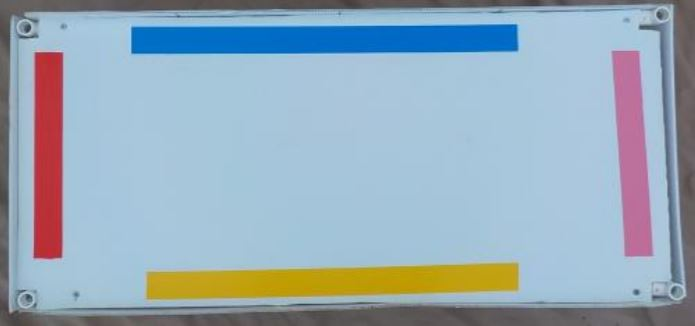
#> input picture photomosaic/resources/face1.JPG, 695 x 326 px, found by its file name
$ python rov_car_cropping.py
#> lines starting #> are read from the running program, lines starting #| are printed output that depends on the picture; after the words box and inside, x2 and y2 are one past the last pixel; in counts of white or black regions, pixels touching at a corner belong together
import cv2
import numpy as np

img=cv2.imread("resources/face1.JPG")
#> img is the input picture: shape (326, 695, 3); mean B, G, R 184.6, 170.4, 150.7
img=cv2.cvtColor(img,cv2.COLOR_BGR2GRAY)
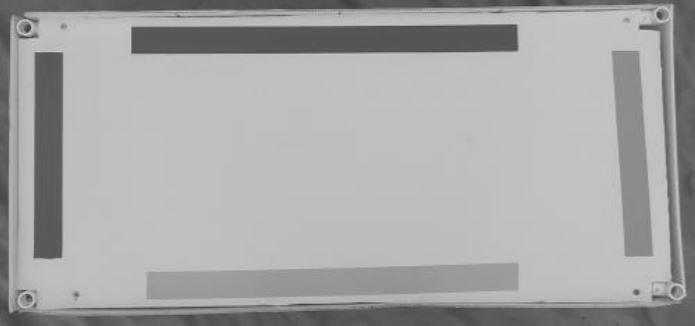
#> img: shape (326, 695); min 59, max 205, mean 166.1
img=cv2.GaussianBlur(img,(3,3),5)


#find corners of rectangle face
contours,hierarchy=cv2.findContours(img,cv2.RETR_EXTERNAL,cv2.CHAIN_APPROX_NONE)
#> contours = 1 contour; box (x1, y1, x2, y2) and area: (0, 0, 695, 326) 225550

#for contour in contours:
#    cv2.drawContours(img,contour,-1,(0,0,0),3)


largest_contour=max(contours, key = cv2.contourArea)
#> largest_contour = contour of 2038 points, box (x1, y1, x2, y2) (0, 0, 695, 326), area 225550
rect=cv2.minAreaRect(largest_contour)
#> rect = ((347, 162.5), (325, 694), -90)
box=cv2.boxPoints(rect)
#> box = [[694, 325], [-9.95e-15, 325], [0, 0], [694, 0]]


#crop and transform
width,height=400,200

pts1=np.float32(box)
#> pts1 = [[694, 325], [-9.95e-15, 325], [0, 0], [694, 0]]
#pts2=np.float32([[0,0],[width,0],[0,height],[width,height]])
pts2=np.float32([[width,height],[0,height],[0,0],[width,0]])

matrix=cv2.getPerspectiveTransform(pts1,pts2)
#> matrix = [[0.576, 1.76e-17, 0], [4.13e-18, 0.615, 0], [-2.05e-19, 4.81e-19, 1]]
imgOutput=cv2.warpPerspective(img,matrix,(width,height))
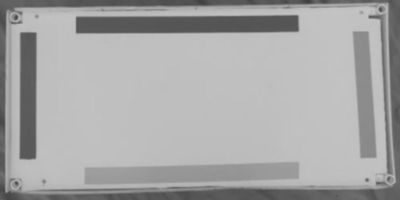
#> imgOutput: shape (200, 400); min 64, max 196, mean 166.4

#cv2.drawContours(img,box,-1,(0,0,0),3)
cv2.imshow('boxed',img)

cv2.imshow("output",imgOutput)

cv2.waitKey(0)

$ run again, with photomosaic/resources/face2.JPG copied over photomosaic/resources/face1.JPG
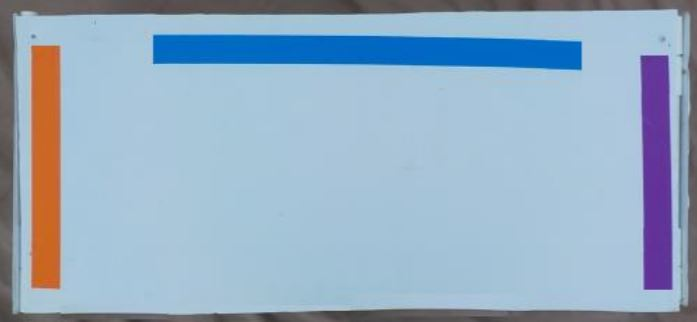
#> input picture photomosaic/resources/face2.JPG, 697 x 322 px, found by its file name
#> img is the input picture: shape (322, 697, 3); mean B, G, R 194.3, 172.7, 149.2
#> `img=cv2.cvtColor(img,cv2.COLOR_BGR2GRAY)`:
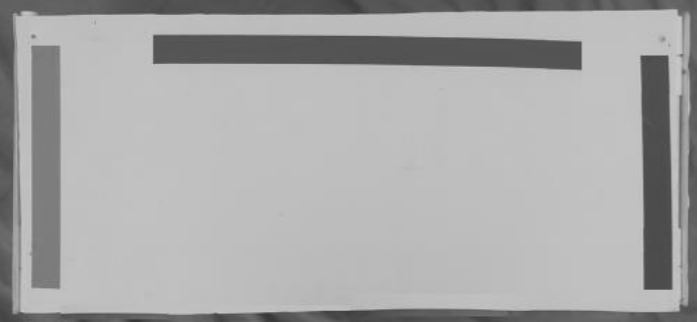
#> img: shape (322, 697); min 53, max 203, mean 168.1
#> contours = 1 contour; box (x1, y1, x2, y2) and area: (0, 0, 697, 322) 223416
#> largest_contour = contour of 2034 points, box (x1, y1, x2, y2) (0, 0, 697, 322), area 223416
#> rect = ((348, 160.5), (321, 696), -90)
#> box = [[696, 321], [6.1e-05, 321], [6.1e-05, 0], [696, 0]]
#> pts1 has the same summary as box
#> matrix = [[0.575, 8.98e-24, -3.51e-05], [-4.08e-17, 0.623, 3.39e-21], [-2.43e-26, 4.43e-19, 1]]
#> `imgOutput=cv2.warpPerspective(img,matrix,(width,height))`:
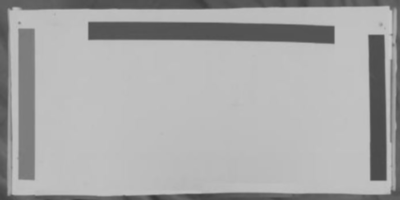
#> imgOutput: shape (200, 400); min 55, max 200, mean 168.5

$ run again, with photomosaic/resources/face4.jpg copied over photomosaic/resources/face1.JPG
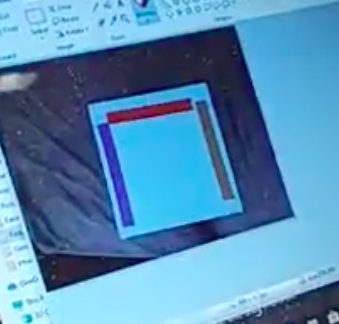
#> input picture photomosaic/resources/face4.jpg, 339 x 324 px, found by its file name
#> img is the input picture: shape (324, 339, 3); mean B, G, R 181.2, 141.4, 86.2
#> `img=cv2.cvtColor(img,cv2.COLOR_BGR2GRAY)`:
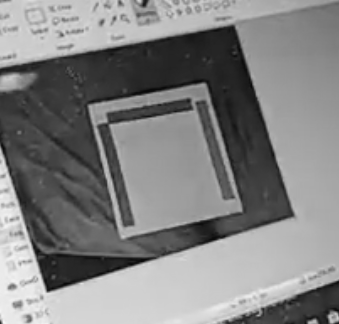
#> img: shape (324, 339); min 8, max 247, mean 129.4
#> contours = 1 contour; box (x1, y1, x2, y2) and area: (0, 0, 339, 324) 109174
#> largest_contour = contour of 1322 points, box (x1, y1, x2, y2) (0, 0, 339, 324), area 109174
#> rect = ((169, 161.5), (323, 338), -90)
#> box = [[338, 323], [-9.89e-15, 323], [0, 0], [338, 0]]
#> matrix = [[1.18, 3.62e-17, 0], [1.73e-17, 0.619, 0], [0, 9.06e-20, 1]]
#> `imgOutput=cv2.warpPerspective(img,matrix,(width,height))`:
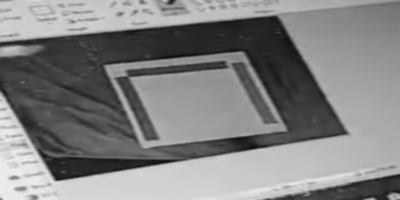
#> imgOutput: shape (200, 400); min 12, max 240, mean 129.3
